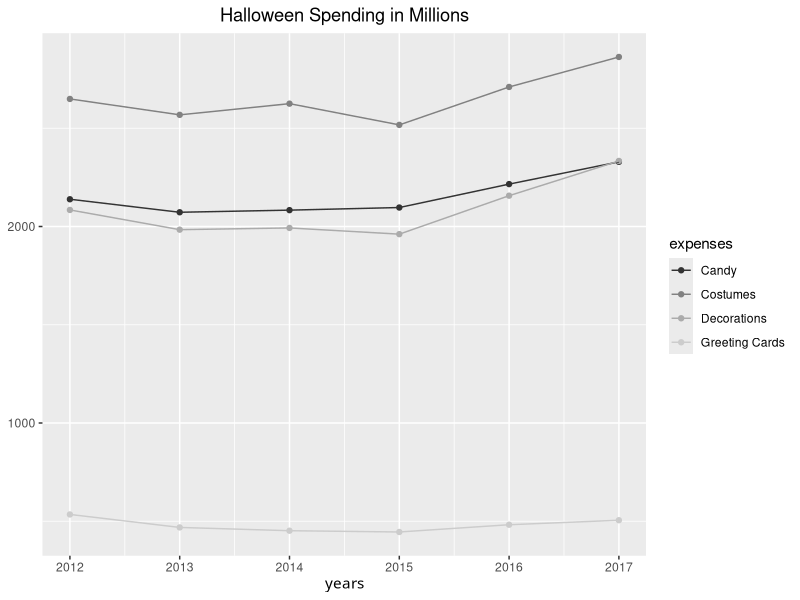
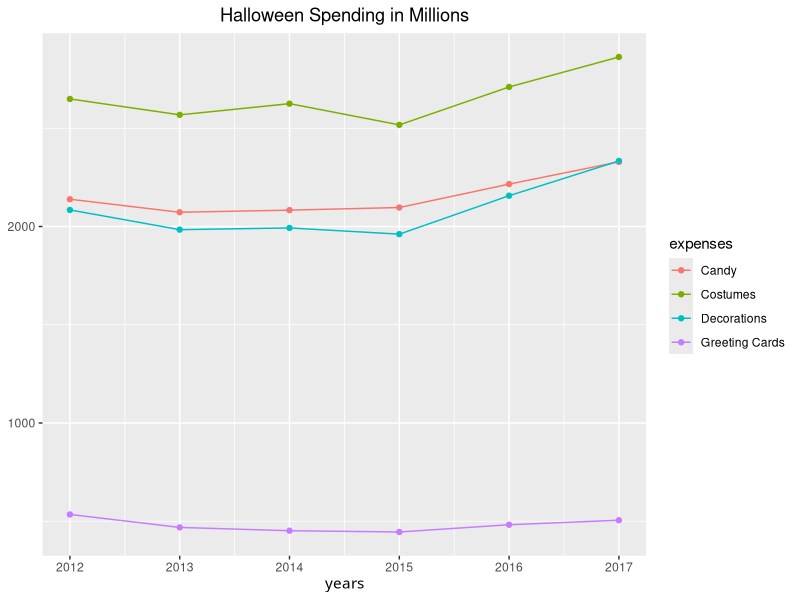

Write the R code that produced these figures, in order.
## ---- chunk 1
knitr::opts_chunk$set(echo = TRUE)
suppressMessages(library(ggplot2))
years <- c(2012, 2012, 2012, 2012, 2013, 2013, 2013, 2013, 2014, 2014, 2014, 2014, 
           2015, 2015, 2015, 2015, 2016, 2016, 2016, 2016, 2017, 2017, 2017, 2017)
expenses <- c('Candy', 'Decorations', 'Costumes', 'Greeting Cards', 'Candy', 'Decorations', 'Costumes', 'Greeting Cards',
              'Candy', 'Decorations', 'Costumes', 'Greeting Cards', 'Candy', 'Decorations', 'Costumes', 'Greeting Cards',
              'Candy', 'Decorations', 'Costumes', 'Greeting Cards', 'Candy', 'Decorations', 'Costumes', 'Greeting Cards')
money <- c(2138.7, 2084.3, 2649.2, 534.6, 2072.5, 1983.9, 2568.3, 468.6, 2083.3, 1992.7, 2625.2, 451.9,
           2096.6, 1961.1, 2517.2, 445.4, 2215.8, 2156.9, 2710.2, 482.3, 2329.1, 2333.6, 2862.8, 505.3)
df <- data.frame(years, expenses, money)
head(df)
## ---- chunk 2
 ggplot(data = df, aes(x = years, y = money, group = expenses, color = expenses)) +
  geom_point()+
  geom_line() +
  ggtitle("Halloween Spending in Millions") +
  theme(plot.title = element_text(hjust = 0.5),
        axis.title.x=element_text("years"),
        axis.title.y = element_blank())+
  scale_colour_grey()
## ---- chunk 3
 ggplot(data = df, aes(x = years, y = money, group = expenses, color = expenses)) +
  geom_point()+
  geom_line() +
  ggtitle("Halloween Spending in Millions") +
  theme(plot.title = element_text(hjust = 0.5),
        axis.title.x=element_text("years"),
        axis.title.y = element_blank())
